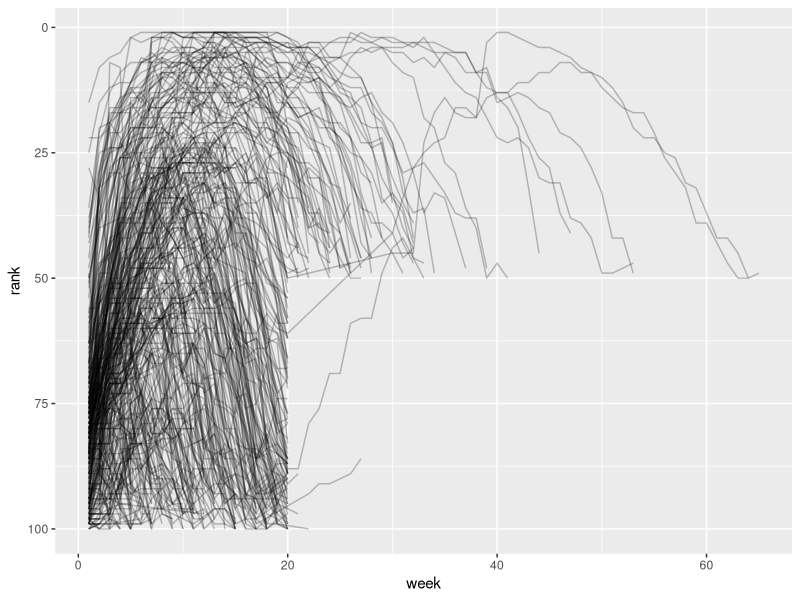
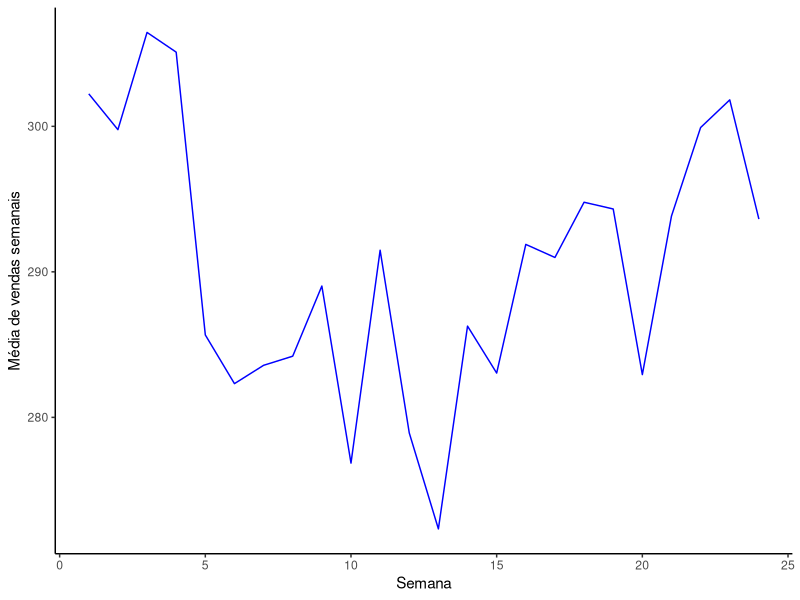
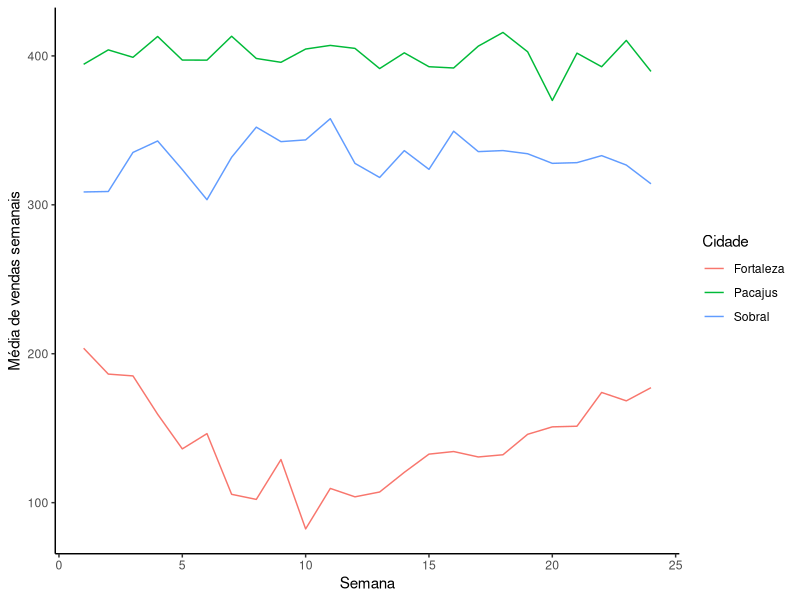

Here is the R script that generated these plots, in order:
## ---- chunk 1
#| label: setup
#| include: false

library(tidyverse)
## ---- chunk 2
#| echo: false

library(tidyverse)

# Tabela 1
table1 <- 
  tibble(
  country = c("Afghanistan", "Afghanistan", "Brazil", 
              "Brazil", "China", "China"),
  year = c(1999, 2000, 1999, 
           2000, 1999, 2000),
  cases = c(745, 2666, 37737, 
            80488, 212258, 213766),
  population = c(19987071, 20595360, 172006362, 
                 174504898, 1272915272, 1280428583)
)

# Tabela 2
table2 <- 
  table1 %>% 
  pivot_longer(cols = c(cases, population), 
               names_to = "type", 
               values_to = "count")

# Tabela 3
table3 <- table1 %>% 
  mutate(rate = paste(cases, "/", population)) |> 
  select(country,year,rate)

table1

table2

table3

## ---- chunk 3
#| message: true
#| warning: true

library(tidyverse)
## ---- chunk 4
billboard
## ---- chunk 5
billboard |> 
  pivot_longer(
    cols = starts_with("wk"),
    names_to = "week",
    values_to = "rank"
  )
## ---- chunk 6

billboard |> 
  pivot_longer(
    cols = starts_with("wk"),
    names_to = "week",
    values_to = "rank"
  )
## ---- chunk 7
#| code-line-numbers: "|6|"

billboard |> 
  pivot_longer(
    cols = starts_with("wk"),
    names_to = "week",
    values_to = "rank",
    values_drop_na = T
  )
## ---- chunk 8
billboard_longer <- 
  billboard |> 
  pivot_longer(
    cols = starts_with("wk"),
    names_to = "week",
    values_to = "rank",
    values_drop_na = T
  ) |> 
  mutate(
    week = parse_number(week)
  )

billboard_longer
## ---- chunk 9
#| fig-align: center
#| out-width: 70%
billboard_longer |> 
  ggplot(aes(x = week, y = rank, group = track)) + 
  geom_line(alpha = 0.25) + 
  scale_y_reverse()
## ---- chunk 10
df <- tribble(
  ~id,  ~bp1, ~bp2,
   "A",  100,  120,
   "B",  140,  115,
   "C",  120,  125
)

df
## ---- chunk 11
df |> 
  pivot_longer(
    cols = bp1:bp2,
    names_to = "measurement",
    values_to = "value"
    )
## ---- chunk 12
#| include: false

# Criando o banco de dados simulado
dados <- tibble(
  produto = rep(c("Arroz", "Feijão", "Açúcar"), each = 24),
  cidade = rep(c("Fortaleza", "Pacajus", "Sobral"), each = 24),
)

# Definindo as características de cada cidade
fortaleza_base <- 200
fortaleza_decremento <- 10
pacajus_base <- 400
pacajus_decremento <- 0
sobral_base <- 300
sobral_decremento <- 5

# Gerando os valores de vendas para cada cidade e semana
set.seed(42)  # Definindo uma semente para reprodução dos resultados
for (i in 1:24) {
  semana <- paste0("Semana", i)
  
  # Fortaleza
  if (i <= 10) {
    vendas_fortaleza <- fortaleza_base - fortaleza_decremento * i
  } else {
    vendas_fortaleza <- (fortaleza_base - fortaleza_decremento * 10) + (i - 10) * (fortaleza_decremento/2)
  }
  
  # Pacajus
  if (i <= 10) {
    vendas_pacajus <- pacajus_base
  } else {
    vendas_pacajus <- pacajus_base - pacajus_decremento * (i - 10)
  }
  
  # Sobral
  if (i <= 10) {
    vendas_sobral <- sobral_base + sobral_decremento * i
  } else {
    vendas_sobral <- (sobral_base + sobral_decremento * 10) - (i - 10) * (sobral_decremento/2)
  }
  
  # Adicionando variabilidade aos valores de vendas
  vendas_fortaleza <- vendas_fortaleza + rnorm(1, mean = 0, sd = 10)
  vendas_pacajus <- vendas_pacajus + rnorm(1, mean = 0, sd = 10)
  vendas_sobral <- vendas_sobral + rnorm(1, mean = 0, sd = 10)
  
  # Atribuindo os valores ao banco de dados
  dados <- dados %>%
    mutate(!!semana := case_when(
      cidade == "Fortaleza" ~ vendas_fortaleza,
      cidade == "Pacajus" ~ vendas_pacajus,
      cidade == "Sobral" ~ vendas_sobral
    ))
}

dados

## ---- chunk 13
#| include: false

vendas_semanais <- 
  read_csv("./data/vendas_semanais.csv")

## ---- chunk 14
vendas_semanais
## ---- chunk 15
df <- 
  vendas_semanais |> 
  pivot_longer(
    cols = starts_with("Semana"),
    names_to = "semana",
    values_to = "vendas"
  ) |> 
  mutate(
    semana = parse_number(semana)
  )

df
## ---- chunk 16
#| echo: false
#| fig-align: center
#| fig-cap: Você vai precisar das funções `group_by()`, `summarise()`, `geom_line()`
#| out-width: 60%

df |>
  group_by(semana) |> 
  summarise(m = mean(vendas)) |>
  ggplot(aes(x = semana, 
             y = m)) +
  geom_line(color = "blue") +
  labs(x = "Semana",
       y = "Média de vendas semanais") +
  theme_classic()
## ---- chunk 17
#| echo: false
#| fig-align: center
#| out-width: 55%

df |> 
  group_by(cidade,semana) |> 
  summarise(m = mean(vendas)) |> 
  ggplot(aes(x = semana,
             y = m,
             color = cidade)) +
  geom_line() +
  labs(x = "Semana",
       y = "Média de vendas semanais",
       color = "Cidade") +
  theme_classic()
